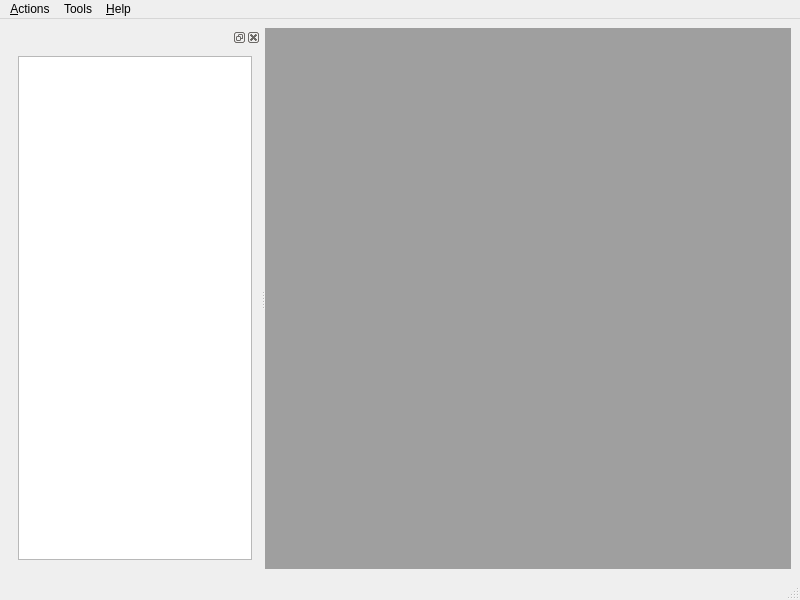
<?xml version="1.0" encoding="UTF-8"?>
<ui version="4.0">
 <class>qBorgPilot</class>
 <widget class="QMainWindow" name="qBorgPilot">
  <property name="geometry">
   <rect>
    <x>0</x>
    <y>0</y>
    <width>800</width>
    <height>600</height>
   </rect>
  </property>
  <property name="windowTitle">
   <string>qBorgPilot</string>
  </property>
  <property name="windowIcon">
   <iconset resource="qBorgPilot.qrc">
    <normaloff>:/images/borgpilot_16x16.png</normaloff>:/images/borgpilot_16x16.png</iconset>
  </property>
  <widget class="QWidget" name="centralwidget">
   <layout class="QGridLayout" name="gridLayout">
    <item row="0" column="0">
     <widget class="QSplitter" name="splitter">
      <property name="orientation">
       <enum>Qt::Orientation::Horizontal</enum>
      </property>
      <widget class="QDockWidget" name="modules_dockWidget">
       <property name="maximumSize">
        <size>
         <width>256</width>
         <height>524287</height>
        </size>
       </property>
       <widget class="QWidget" name="dockWidgetContents">
        <layout class="QGridLayout" name="gridLayout_2">
         <item row="0" column="0">
          <widget class="modules_listview_p" name="modules_listView"/>
         </item>
        </layout>
       </widget>
      </widget>
      <widget class="QMdiArea" name="main_mdiArea"/>
     </widget>
    </item>
   </layout>
  </widget>
  <widget class="QMenuBar" name="menubar">
   <property name="geometry">
    <rect>
     <x>0</x>
     <y>0</y>
     <width>800</width>
     <height>23</height>
    </rect>
   </property>
   <widget class="QMenu" name="menu_Main_Actions">
    <property name="title">
     <string>&amp;Actions</string>
    </property>
   </widget>
   <widget class="QMenu" name="menu_Tools">
    <property name="title">
     <string>Tools</string>
    </property>
   </widget>
   <widget class="QMenu" name="menu_Main_Help">
    <property name="title">
     <string>&amp;Help</string>
    </property>
   </widget>
   <addaction name="menu_Main_Actions"/>
   <addaction name="menu_Tools"/>
   <addaction name="menu_Main_Help"/>
  </widget>
  <widget class="QStatusBar" name="main_statusbar"/>
 </widget>
 <customwidgets>
  <customwidget>
   <class>modules_listview_p</class>
   <extends>QListView</extends>
   <header location="global">modules_listview_p.h</header>
  </customwidget>
 </customwidgets>
 <resources>
  <include location="qBorgPilot.qrc"/>
 </resources>
 <connections>
  <connection>
   <sender>modules_listView</sender>
   <signal>doubleClicked(QModelIndex)</signal>
   <receiver>qBorgPilot</receiver>
   <slot>modules_listView_doubleClicked(QModelIndex)</slot>
   <hints>
    <hint type="sourcelabel">
     <x>46</x>
     <y>178</y>
    </hint>
    <hint type="destinationlabel">
     <x>56</x>
     <y>610</y>
    </hint>
   </hints>
  </connection>
 </connections>
 <slots>
  <slot>modules_listView_doubleClicked(QModelIndex)</slot>
 </slots>
</ui>
